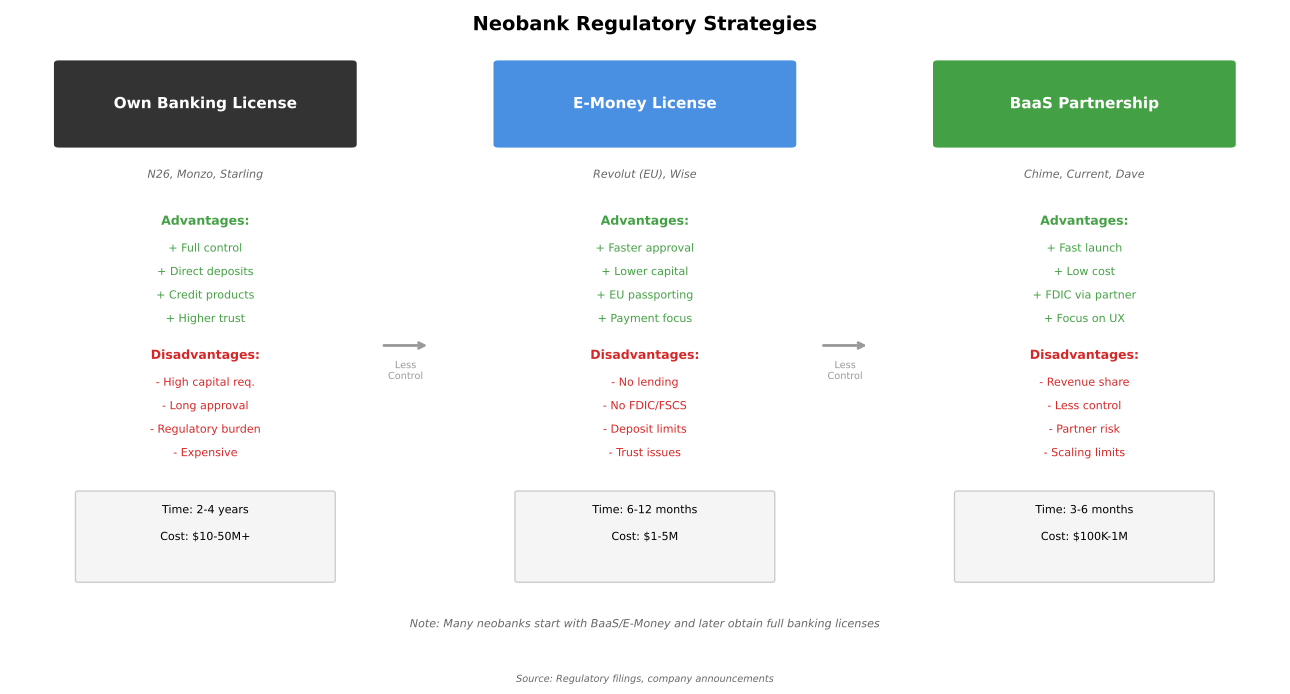

The Python source for this figure:
"""
Neobank License Strategies
Compares different regulatory approaches neobanks take

Output: license_strategies.pdf
Module: module_01_fintech
Lesson: 4 - Neobanks
"""

from pathlib import Path
import matplotlib.pyplot as plt
import matplotlib.patches as mpatches
import numpy as np

CHART_METADATA = {
    'title': 'Neobank License Strategies',
    'module': 'module_01_fintech',
    'lesson': 4,
    'url': 'https://github.com/Digital-AI-Finance/digital-finance/tree/main/module_01_fintech/figures/license_strategies'
}

plt.rcParams.update({
    'font.size': 10,
    'axes.labelsize': 10,
})

def create_chart():
    """Create neobank license strategies comparison chart"""
    fig, ax = plt.subplots(figsize=(13, 7))
    ax.axis('off')

    # Three strategy columns
    strategies = [
        {
            'title': 'Own Banking License',
            'x': 2,
            'color': '#333333',
            'examples': 'N26, Monzo, Starling',
            'pros': ['Full control', 'Direct deposits', 'Credit products', 'Higher trust'],
            'cons': ['High capital req.', 'Long approval', 'Regulatory burden', 'Expensive'],
            'timeline': '2-4 years',
            'cost': '$10-50M+'
        },
        {
            'title': 'E-Money License',
            'x': 6.5,
            'color': '#4A90E2',
            'examples': 'Revolut (EU), Wise',
            'pros': ['Faster approval', 'Lower capital', 'EU passporting', 'Payment focus'],
            'cons': ['No lending', 'No FDIC/FSCS', 'Deposit limits', 'Trust issues'],
            'timeline': '6-12 months',
            'cost': '$1-5M'
        },
        {
            'title': 'BaaS Partnership',
            'x': 11,
            'color': '#44A044',
            'examples': 'Chime, Current, Dave',
            'pros': ['Fast launch', 'Low cost', 'FDIC via partner', 'Focus on UX'],
            'cons': ['Revenue share', 'Less control', 'Partner risk', 'Scaling limits'],
            'timeline': '3-6 months',
            'cost': '$100K-1M'
        }
    ]

    for strat in strategies:
        x = strat['x']

        # Header box
        header = mpatches.FancyBboxPatch((x-1.5, 8), 3, 1.2,
                                          boxstyle='round,pad=0.05',
                                          facecolor=strat['color'], edgecolor='none')
        ax.add_patch(header)
        ax.text(x, 8.6, strat['title'], ha='center', va='center',
               fontsize=11, fontweight='bold', color='white')

        # Examples
        ax.text(x, 7.5, strat['examples'], ha='center', fontsize=8,
               style='italic', color='#666666')

        # Pros
        ax.text(x, 6.8, 'Advantages:', ha='center', fontsize=9, fontweight='bold',
               color='#44A044')
        for i, pro in enumerate(strat['pros']):
            ax.text(x, 6.4 - i*0.35, f'+ {pro}', ha='center', fontsize=8, color='#44A044')

        # Cons
        ax.text(x, 4.8, 'Disadvantages:', ha='center', fontsize=9, fontweight='bold',
               color='#D62728')
        for i, con in enumerate(strat['cons']):
            ax.text(x, 4.4 - i*0.35, f'- {con}', ha='center', fontsize=8, color='#D62728')

        # Metrics boxes
        metrics_box = mpatches.FancyBboxPatch((x-1.3, 1.5), 2.6, 1.3,
                                               boxstyle='round,pad=0.03',
                                               facecolor='#F5F5F5', edgecolor='#CCCCCC')
        ax.add_patch(metrics_box)
        ax.text(x, 2.5, f'Time: {strat["timeline"]}', ha='center', fontsize=8)
        ax.text(x, 2.1, f'Cost: {strat["cost"]}', ha='center', fontsize=8)

    # Arrows showing progression
    ax.annotate('', xy=(4.3, 5), xytext=(3.8, 5),
               arrowprops=dict(arrowstyle='->', color='#999999', lw=2))
    ax.annotate('', xy=(8.8, 5), xytext=(8.3, 5),
               arrowprops=dict(arrowstyle='->', color='#999999', lw=2))

    ax.text(4.05, 4.5, 'Less\nControl', ha='center', fontsize=7, color='#999999')
    ax.text(8.55, 4.5, 'Less\nControl', ha='center', fontsize=7, color='#999999')

    # Title
    ax.text(6.5, 9.7, 'Neobank Regulatory Strategies', fontsize=14, fontweight='bold', ha='center')

    # Note
    ax.text(6.5, 0.8, 'Note: Many neobanks start with BaaS/E-Money and later obtain full banking licenses',
           ha='center', fontsize=8, style='italic', color='#666666')

    ax.set_xlim(0, 13)
    ax.set_ylim(0, 10)

    # Source
    fig.text(0.5, 0.02, 'Source: Regulatory filings, company announcements',
            fontsize=7, ha='center', style='italic', color='#666666')

    plt.tight_layout()

    output_path = Path(__file__).parent / 'license_strategies.pdf'
    plt.savefig(output_path, format='pdf', dpi=300, bbox_inches='tight')
    plt.close()
    print(f"Chart saved to: {output_path}")
    return output_path

if __name__ == '__main__':
    create_chart()
